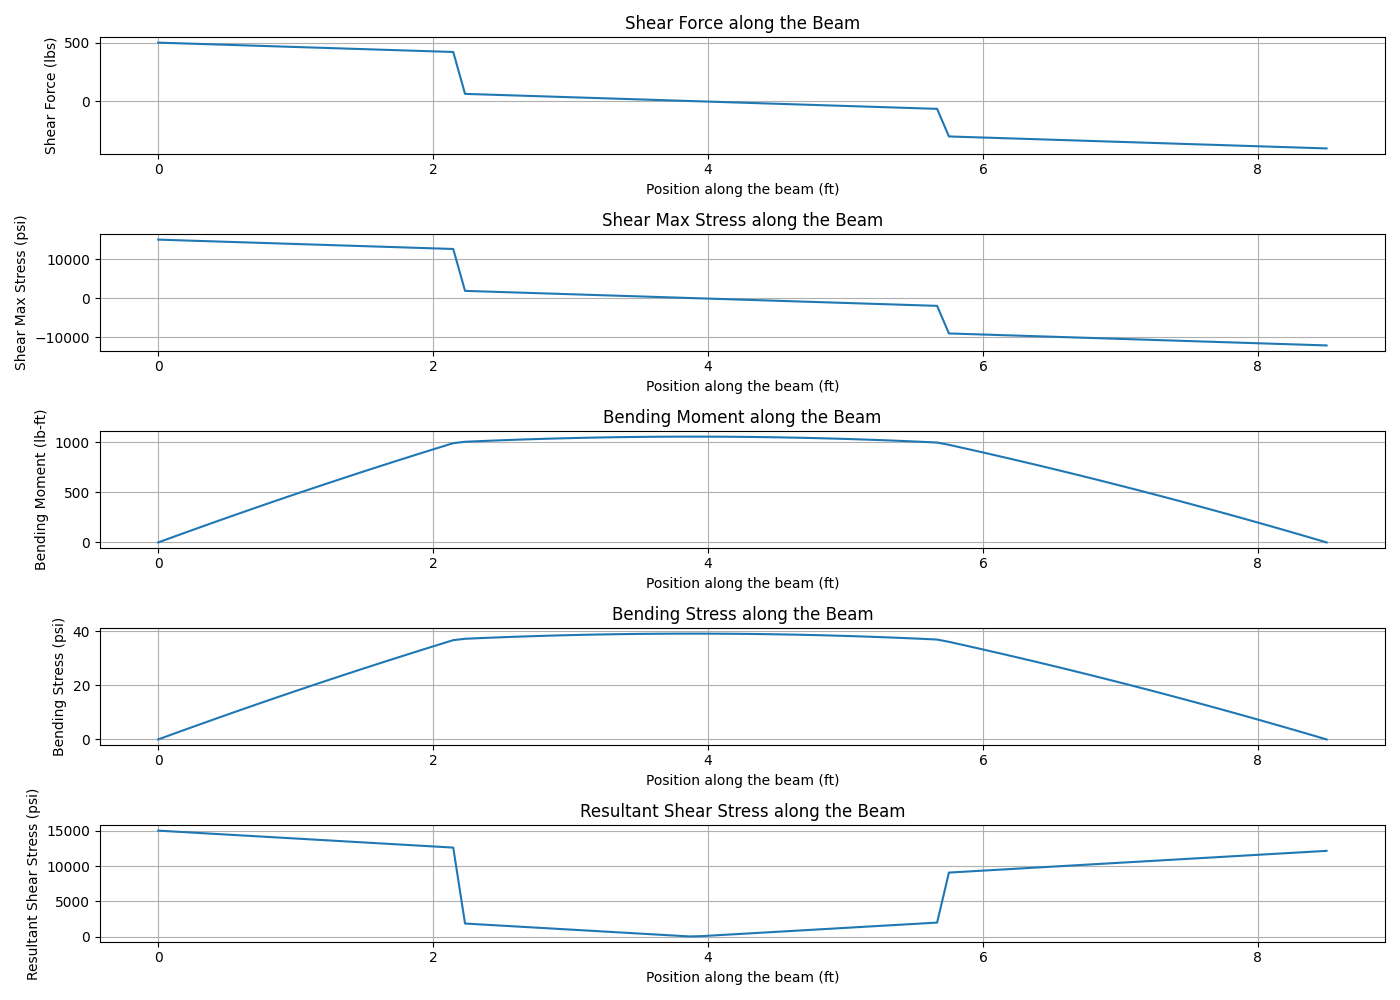

The Python source for this figure:
import numpy as np
import matplotlib.pyplot as plt
import pandas as pd

# Beam properties and loads
L = 8.5  # Length of the beam in feet
P1 = 357  # Point load 1 in lbs
a1 = 2.17  # Distance of point load 1 from the left support in feet
P2 = 234  # Point load 2 in lbs
a2 = 8.5 - 2.82  # Distance of point load 2 from the left support in feet
w_psf = 75  # Uniform load in lbs/ft^2
F_w = 0  # Total horizontal wind force in lbs


##### Dimensions ########
b = 6 / 12  # Width of the beam in feet
h = 6 / 12  # Height of the beam in feet
thickness = 1  # Thickness of the beam in inches
##########################


binch = b * 12
hinch = h * 12
hw = ((h * 12) - (2 * thickness)) #in
# Convert uniform load from psf to plf to appply it evenly
w_plf = w_psf * b

# Cross-sectional properties of the beam
y = (h * 12) / 2  # Distance from neutral axis to outermost, inches
# Moment of inertia for I-beam
I = (thickness * (((h * 12) - (2 * thickness))**3) / 12) + b * ((h * 12)**3 - (h * 12 - (2 * thickness))**3)
A = 2*binch*thickness + hw*thickness  # Convert to square inches

# Young's modulus for the material (assuming 1095)
E = 30000000  # psi

def calculate_reactions(L, P1, a1, P2, a2, w_plf):
    # reactions at supports for a simply supp beam
    R1 = (P1 * (L - a1) + P2 * (L - a2) + w_plf * L * (L / 2)) / L
    R2 = P1 + P2 + w_plf * L - R1
    return R1, R2

def calculate_shear_force(x, L, P1, a1, P2, a2, w_plf, R1):
    # shear force at a distance x from the left supp
    V = 0
    if x < a1:
        V = R1 - w_plf * x
    elif x < a2:
        V = R1 - P1 - w_plf * x
    else:
        V = R1 - P1 - P2 - w_plf * x
    return V

def calculate_bending_moment(x, L, P1, a1, P2, a2, w_plf, R1):
    # bending moment at a distance x from the left supp
    M = 0
    if x < a1:
        M = R1 * x - (w_plf * x**2) / 2
    elif x < a2:
        M = R1 * x - P1 * (x - a1) - (w_plf * x**2) / 2
    else:
        M = R1 * x - P1 * (x - a1) - P2 * (x - a2) - (w_plf * x**2) / 2
    return M

def calculate_bending_stress(M, y, I):
    # Calculate bending stress
    return M * y / I

def calculate_strain(stress, E):
    # Calculate strain using Hooke's Law
    return stress / E

def calc_Q(y1):
    ### From Beam Equations Word doc
    Q = ((b*12)/8) * ((h*12)**2 - hw**2) + (thickness/8)*(hw**2-(4*(y1**2)))
    return Q

def calc_Ic():
    ### From Beam Equations Word doc
    Ic = (binch*(hinch**3) - binch*(hw**3) + thickness*(hw**2))/12
    return Ic

def calc_tau(V, y1):
    ### From Beam Equations Word doc
    tau = (V*calc_Q(y1) / (calc_Ic() * thickness)) * (binch*(hinch**2 - hw**2) + thickness*(hw**2 - (4*(y1**2))))
    return tau

def calc_tau_hor(V, y1):
    tau = (V*first_moment_of_area_web() / (centroidal_moment_of_inertia() * thickness)) * (binch*(hinch**2 - hw**2) + thickness*(hw**2 - (4*(y1**2))))
    return tau


def first_moment_of_area_web():
    """
    Calculate the first moment of area (Q) of the web for a horizontal I-beam.
    Parameters:
    bw (float): Web width
    tw (float): Web thickness
    tf (float): Flange thickness
    h (float): Total height of the I-beam
    Returns:
    float: First moment of area (Q) of the web
    """
    bf = binch
    tf = thickness
    tw = thickness
    # Height of the web
    h_web = h - 2 * tf
    # Area of the web
    A_web = tw * h_web
    # Distance from the centroid of the web to the neutral axis (centroid) of the I-beam
    y_web = h_web / 2 + tf
    # First moment of area (Q) of the web
    Q_hor = A_web * y_web
    return Q_hor

def centroidal_moment_of_inertia():
    """
    Calculate the centroidal moment of inertia for an I-beam.

    Parameters:
    bf (float): Flange width
    tf (float): Flange thickness
    bw (float): Web width
    tw (float): Web thickness
    h (float): Total height of the I-beam

    Returns:
    float: Centroidal moment of inertia
    """
    bf = binch
    tf = thickness
    tw = thickness
    # Area of the flanges
    A_flange = bf * tf

    # Area of the web
    A_web = tw * (h - 2 * tf)

    # Distance from the centroid of the flanges to the centroid of the I-beam
    d_flange = (h / 2) - (tf / 2)

    # Moment of inertia of the flanges about their own centroidal axis
    I_flange_centroid = (bf * tf ** 3) / 12

    # Moment of inertia of the web about its own centroidal axis
    I_web_centroid = (tw * (h - 2 * tf) ** 3) / 12

    # Parallel axis theorem to find the moment of inertia about the centroidal axis of the I-beam
    I_flange = 2 * (I_flange_centroid + A_flange * d_flange ** 2)
    I_web = I_web_centroid

    # Total centroidal moment of inertia
    Ic_hor = I_flange + I_web

    return Ic_hor

def calc_horizontal_shear(F_w, L):
    # Calculate horizontal shear force due to wind
    return F_w / L

R1, R2 = calculate_reactions(L, P1, a1, P2, a2, w_plf)
x_values = np.linspace(0, L, num=100)
shear_forces = [calculate_shear_force(x, L, P1, a1, P2, a2, w_plf, R1) for x in x_values]
shear_max_stresses = [calc_tau(V, 0) for V in shear_forces]
moments = [calculate_bending_moment(x, L, P1, a1, P2, a2, w_plf, R1) for x in x_values]
bending_stresses = [calculate_bending_stress(M, y, I) for M in moments]
strains = [calculate_strain(sigma_bending, E) for sigma_bending in bending_stresses]

horizontal_shear = calc_horizontal_shear(F_w, L)
horizontal_max_stress = calc_tau_hor(horizontal_shear, 0)

# combine vert and hor stresses
resultant_shear_stresses = [np.sqrt(v**2 + horizontal_max_stress**2) for v in shear_max_stresses]

plt.figure(figsize=(14,10))

plt.subplot(5, 1, 1)
plt.plot(x_values, shear_forces)
plt.title('Shear Force along the Beam')
plt.xlabel('Position along the beam (ft)')
plt.ylabel('Shear Force (lbs)')
plt.grid(True)

plt.subplot(5, 1, 2)
plt.plot(x_values, shear_max_stresses)
plt.title('Shear Max Stress along the Beam')
plt.xlabel('Position along the beam (ft)')
plt.ylabel('Shear Max Stress (psi)')
plt.grid(True)

plt.subplot(5, 1, 3)
plt.plot(x_values, moments)
plt.title('Bending Moment along the Beam')
plt.xlabel('Position along the beam (ft)')
plt.ylabel('Bending Moment (lb-ft)')
plt.grid(True)

plt.subplot(5, 1, 4)
plt.plot(x_values, bending_stresses)
plt.title('Bending Stress along the Beam')
plt.xlabel('Position along the beam (ft)')
plt.ylabel('Bending Stress (psi)')
plt.grid(True)

plt.subplot(5, 1, 5)
plt.plot(x_values, resultant_shear_stresses)
plt.title('Resultant Shear Stress along the Beam')
plt.xlabel('Position along the beam (ft)')
plt.ylabel('Resultant Shear Stress (psi)')
plt.grid(True)

plt.tight_layout()
plt.savefig('beam_analysis.png')
plt.show()

data = {
    'Position along the beam (ft)': x_values,
    'Shear Force (lbs)': shear_forces,
    'Shear Max Stress (psi)': shear_max_stresses,
    'Bending Moment (lb-ft)': moments,
    'Bending Stress (psi)': bending_stresses,
    'Horizontal Shear Stress (psi)': horizontal_max_stress,
    'Resultant Shear Stress (psi)': resultant_shear_stresses,
    'Strains': strains,
}
df = pd.DataFrame(data)
df.to_excel('beam_analysis_results_with_wind.xlsx', index=False)
print("Results have been saved to 'beam_analysis_results_with_wind.xlsx'.")
